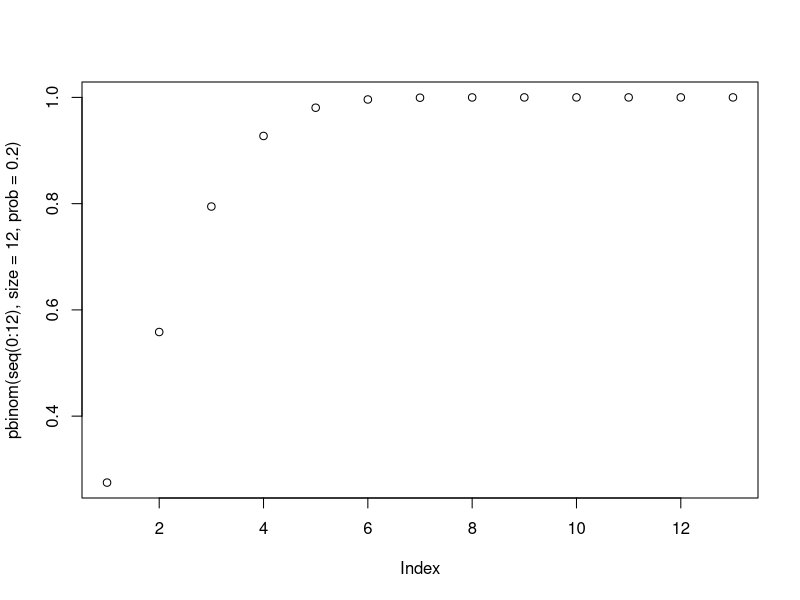
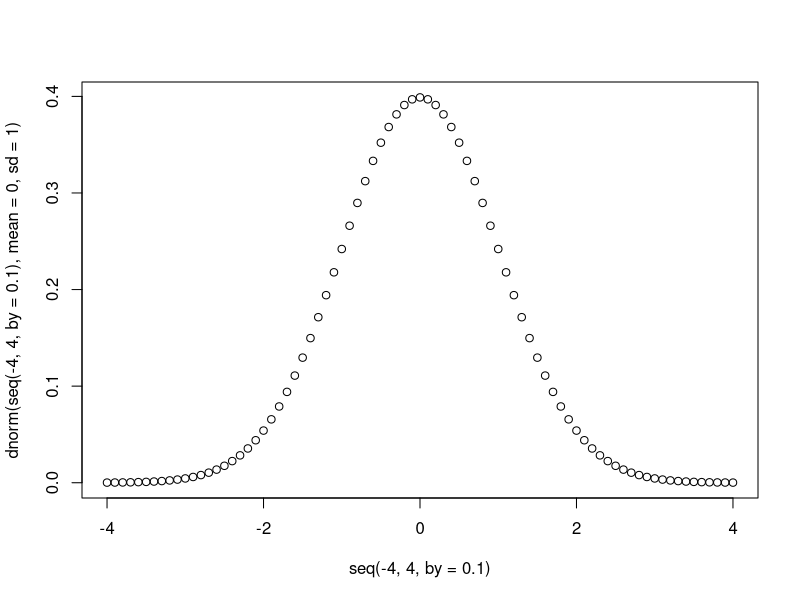
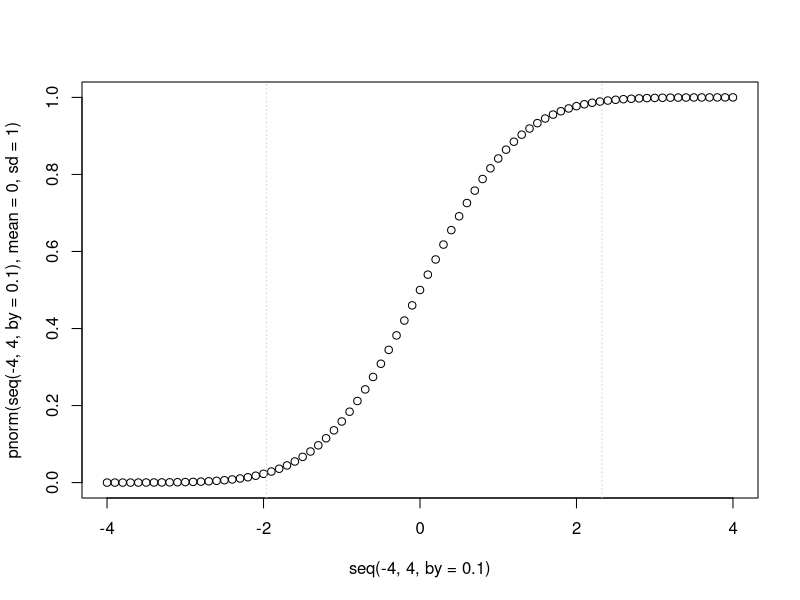

Here is the R script that generated these plots, in order:

#http://www.r-tutor.com/elementary-statistics/hypothesis-testing/upper-tail-test-population-mean-known-variance


# Binomial Prob (discrete)
# probability of probability of having x successful occurrences from an n number of trials.
# For example, what is the chance of having 4 correct answers from a 12 questions exams with 
# 5 possible options

# For 
x = 4
prob = 1/5
size = 12

# for point probability
dbinom(4, size = 12, prob = .2)

# for cummulative probability, use 
plot(
  pbinom(seq(0:12), size = 12, prob = .2))

# Poisson Distribution
# probability of independent events occurrences in an interval.
# Lambda is the mean occurrence per interval, then the probability of
# having x occurrences within a given interval

# i.e. if there are on average 12 cars / min crossing a bridge, what is the prob
# of having 17 or more cars crossing the bridge in a particular min

ppois(16, lambda = 12) # cumulative distribution from 0 until 16

1 - ppois(16, lambda = 12) # remaining prob... meaning 17 or more cars

# Normal Distribution
# given an average and a stdev

# test scores follow standard normal with mu = 72 and sigma = 15.2
# what is the prob of scoring 84 or more.

pnorm(83, mean = 72, sd = 15.2)
1 - pnorm(83, mean = 72, sd = 15.2)

# Meaning that 23.4% of the students are expected to have a score of 84 or more

# Chi Squared
# if there is a collection of random variables which follow standard normal
# the sum of all squared values of these variables is V with m degrees of freedom
# the mean is also m with variance 2m, meaning, sigma sqrt(2m)

# what do we have which is a sum of squared values ? > sum of sqrt of distances between
# mean and points... variance

# the coolest thing to notice, is now everything is connected
# density function - for point probabilities
# probability / distribution function - for cumulative distribution
# quartile function - for finding critical points
# random

par(2,1)
plot(seq(-4, 4, by = .1), dnorm(seq(-4, 4, by = .1), mean = 0, sd = 1 ))
plot(seq(-4, 4, by = .1), pnorm(seq(-4, 4, by = .1), mean = 0, sd = 1 ))
abline(v = qnorm(.025), col = "lightgray", lty = 3)

abline(v = qnorm(.99), col = "lightgray", lty = 3)

# t distribution
# this is also cool because one variable follows standard normal (z), which is usually the mean
# while the other variable follows chi-squared(v), which tends to be the variance.
# mean and variance are independent, so that t follows student t distribution.


# F Distribution
# if V1 and V2 are two chi-distribution independent variables (m1 and m2 degrees of freedom)
# then the resulting F value follows F distribution
# (v1/m1)/(v2/m2)
# most likely we should use it to compare variances
